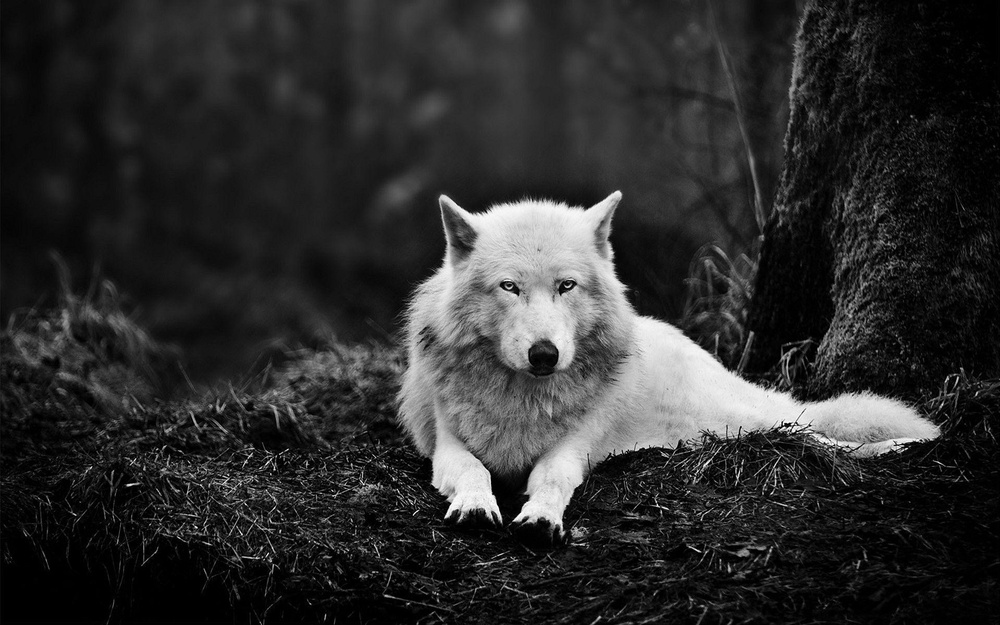
#> input picture assignment-27/Exercise/wolf.jpg, 1000 x 625 px, shrunk from 1919 x 1199 before the run
$ jupyter execute --allow-errors Wolf.ipynb
#> lines starting #> are read from the running program, lines starting #| are printed output that depends on the picture; after the words box and inside, x2 and y2 are one past the last pixel; in counts of white or black regions, pixels touching at a corner belong together
[cell 1]
import cv2
import matplotlib.pyplot as plt

[cell 2]
org_img = cv2.imread( "wolf.jpg" , cv2.IMREAD_GRAYSCALE)
#> org_img is the input picture: shape (625, 1000); min 0, max 255, mean 45.4
_ , img = cv2.threshold(org_img , 140 , 255 , cv2.THRESH_BINARY)
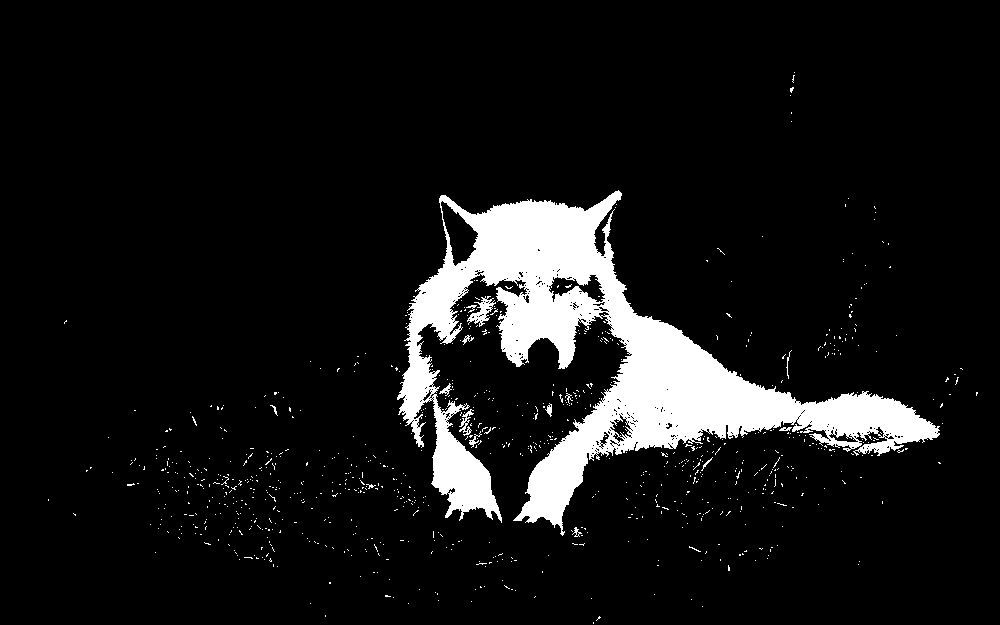
#> img: shape (625, 1000); 8.8% white; 878 white regions (863 under 20 px), largest, box (x1, y1, x2, y2) and area: (397, 190, 940, 536) 51938, (467, 296, 496, 327) 337, (459, 409, 474, 436) 142
